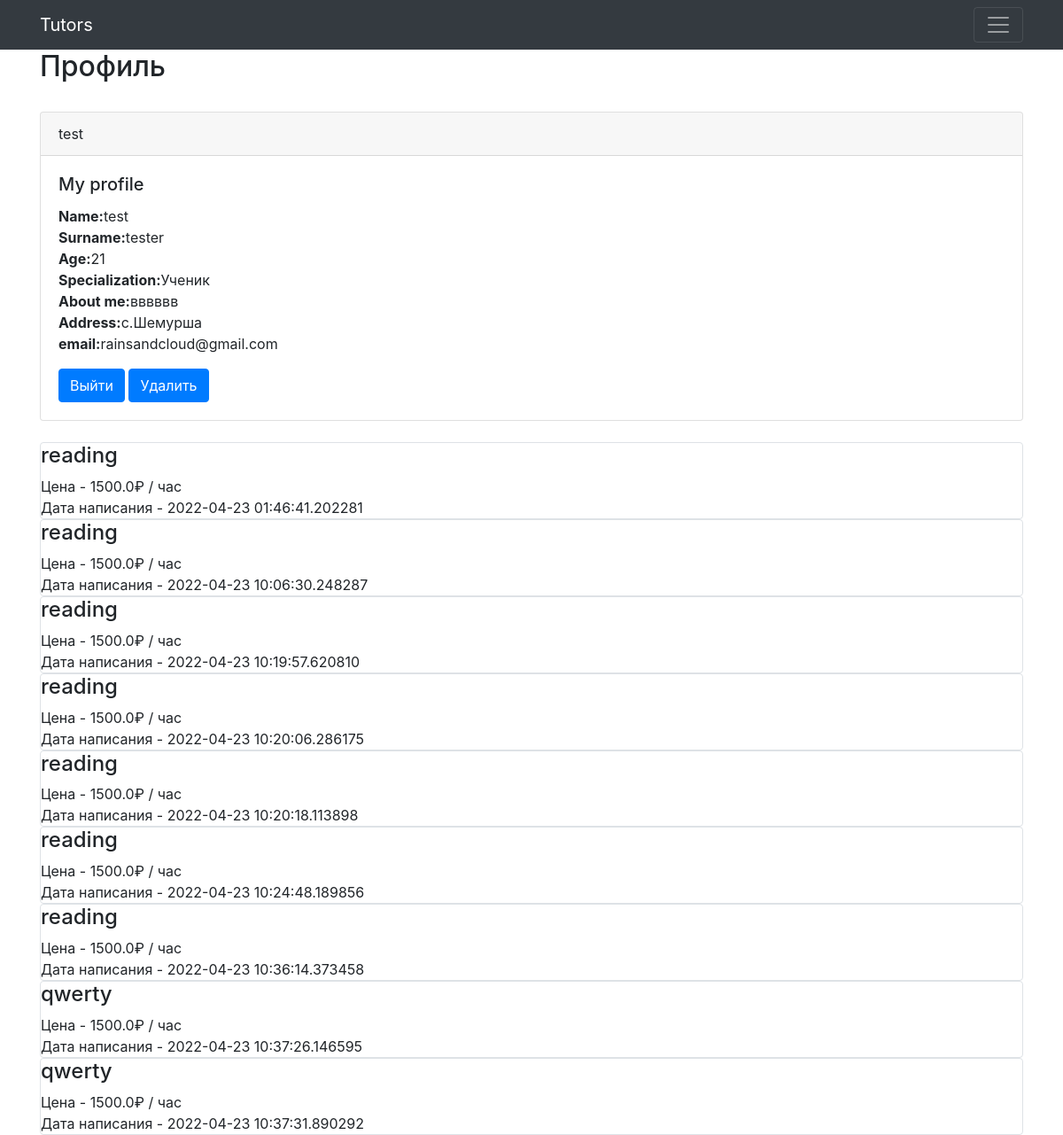
Screenshot of /profile (signed in) with the database file from the repository.
### data/users.py (models this page shows, shortened)
class User(SqlAlchemyBase, UserMixin, SerializerMixin):
    __tablename__ = 'users'
    id = sqlalchemy.Column(sqlalchemy.Integer,
                           primary_key=True,
                           autoincrement=True)
    surname = sqlalchemy.Column(sqlalchemy.String,
                                nullable=True)
    name = sqlalchemy.Column(sqlalchemy.String,
                             nullable=True)
    age = sqlalchemy.Column(sqlalchemy.Integer,
                            nullable=True)
    specialization = sqlalchemy.Column(sqlalchemy.String,
                                 nullable=False)
    about = sqlalchemy.Column(sqlalchemy.String,
                                 nullable=False)
    address = sqlalchemy.Column(sqlalchemy.String,
                                nullable=True)
    email = sqlalchemy.Column(sqlalchemy.String,
                              index=True,
                              unique=True,
                              nullable=True)
    hashed_password = sqlalchemy.Column(sqlalchemy.String,
                                        nullable=True)
    modified_date = sqlalchemy.Column(sqlalchemy.DateTime,
                                      default=datetime.datetime.now)
    proposal = orm.relation("Proposal", back_populates='user')

### data/proposal.py (models this page shows)
class Proposal(SqlAlchemyBase, SerializerMixin):
    __tablename__ = 'proposal'
    id = sqlalchemy.Column(sqlalchemy.Integer,
                           primary_key=True, autoincrement=True)
    title = sqlalchemy.Column(sqlalchemy.String, nullable=True)
    phone_number = sqlalchemy.Column(sqlalchemy.String, nullable=True)
    coast = sqlalchemy.Column(sqlalchemy.Float, nullable=True)
    created_date = sqlalchemy.Column(sqlalchemy.DateTime,
                                     default=datetime.datetime.now)
    user_id = sqlalchemy.Column(sqlalchemy.Integer,
                                sqlalchemy.ForeignKey("users.id"))
    user = orm.relation('User')

### main.py (the view)
@app.route('/profile', methods=['GET', 'POST'])
@login_required
def profile():
    db_sess = db_session.create_session()
    proposal = db_sess.query(Proposal).filter(Proposal.user == current_user)
    return render_template("profile.html", proposal=proposal)

### data/db_session.py (called while the page is built)
def create_session() -> Session:
    global __factory
    return __factory()

### main.py (called while the page is built)
@login_manager.user_loader
def load_user(user_id):
    db_sess = db_session.create_session()
    return db_sess.query(User).get(user_id)

### templates/profile.html (shortened to what this page needs)
{% extends "base.html" %}
{% block main %}
<h2>Профиль</h2>
<br/>
<div class="card">
  <div class="card-header">
    {{ current_user.name }}
  </div>
  <div class="card-body">
    <h5 class="card-title">My profile</h5>
    <p class="card-text">
        <strong>Name:</strong>{{ current_user.name }}<br/>
        <strong>Surname:</strong>{{ current_user.surname }}<br/>
        <strong>Age:</strong>{{ current_user.age }}<br/>
        <strong>Specialization:</strong>{{ current_user.specialization }}<br/>
        <strong>About me:</strong>{{ current_user.about }}<br/>
        <strong>Address:</strong>{{ current_user.address }}<br/>
        <strong>email:</strong>{{ current_user.email }}<br/>
    </p>
    <a href="/logout" class="btn btn-primary">Выйти</a>
      <a href="/delete_account/{{ current_user.id }}" class="btn btn-primary">Удалить</a>
  </div>
</div>
<br/>
{% for item in proposal %}
<div class="col-md6 border rounded">
    <h4>{{item.title}}</h4>
    <div>
        Цена - {{item.coast}}₽ / час
    </div>
    <div>
        Дата написания - {{item.created_date}}
    </div>
</div>
{% endfor %}
{%endblock%}

### templates/base.html (shortened to what this page needs)
<!DOCTYPE html>
<html lang="ru">
<head>
  <link rel="stylesheet" type="text/css" href="../static/css/style.css">
	<link href="https://stackpath.bootstrapcdn.com/bootstrap/4.1.3/css/bootstrap.min.css" rel="stylesheet">
</head>
<body>
  <nav class="navbar navbar-dark bg-dark sticky-top">
		<div class="container">
			<a class="navbar-brand" href="/">Tutors</a> <button aria-controls="navbarSupportedContent" aria-expanded="false" aria-label="Toggle navigation" class="navbar-toggler" data-target="#navbarSupportedContent" data-toggle="collapse" type="button"><span class="navbar-toggler-icon"></span></button>
		</div>
	</nav>
    <main role="main" class="container">
    {% block main %}{% endblock %}
</main>
</body>
</html>

### rows the page displays
User: name "test", surname "tester", age "21", specialization "Ученик", about "вввввв", address "с.Шемурша", email "rainsandcloud@gmail.com"
Proposal: title "reading", coast "1500.0", created_date "2022-04-23 01:46:41.202281"
Proposal: title "reading", coast "1500.0", created_date "2022-04-23 10:06:30.248287"
Proposal: title "reading", coast "1500.0", created_date "2022-04-23 10:19:57.620810"
Proposal: title "reading", coast "1500.0", created_date "2022-04-23 10:20:06.286175"
Proposal: title "reading", coast "1500.0", created_date "2022-04-23 10:20:18.113898"
Proposal: title "reading", coast "1500.0", created_date "2022-04-23 10:24:48.189856"
Proposal: title "reading", coast "1500.0", created_date "2022-04-23 10:36:14.373458"
Proposal: title "qwerty", coast "1500.0", created_date "2022-04-23 10:37:26.146595"
Proposal: title "qwerty", coast "1500.0", created_date "2022-04-23 10:37:31.890292"
